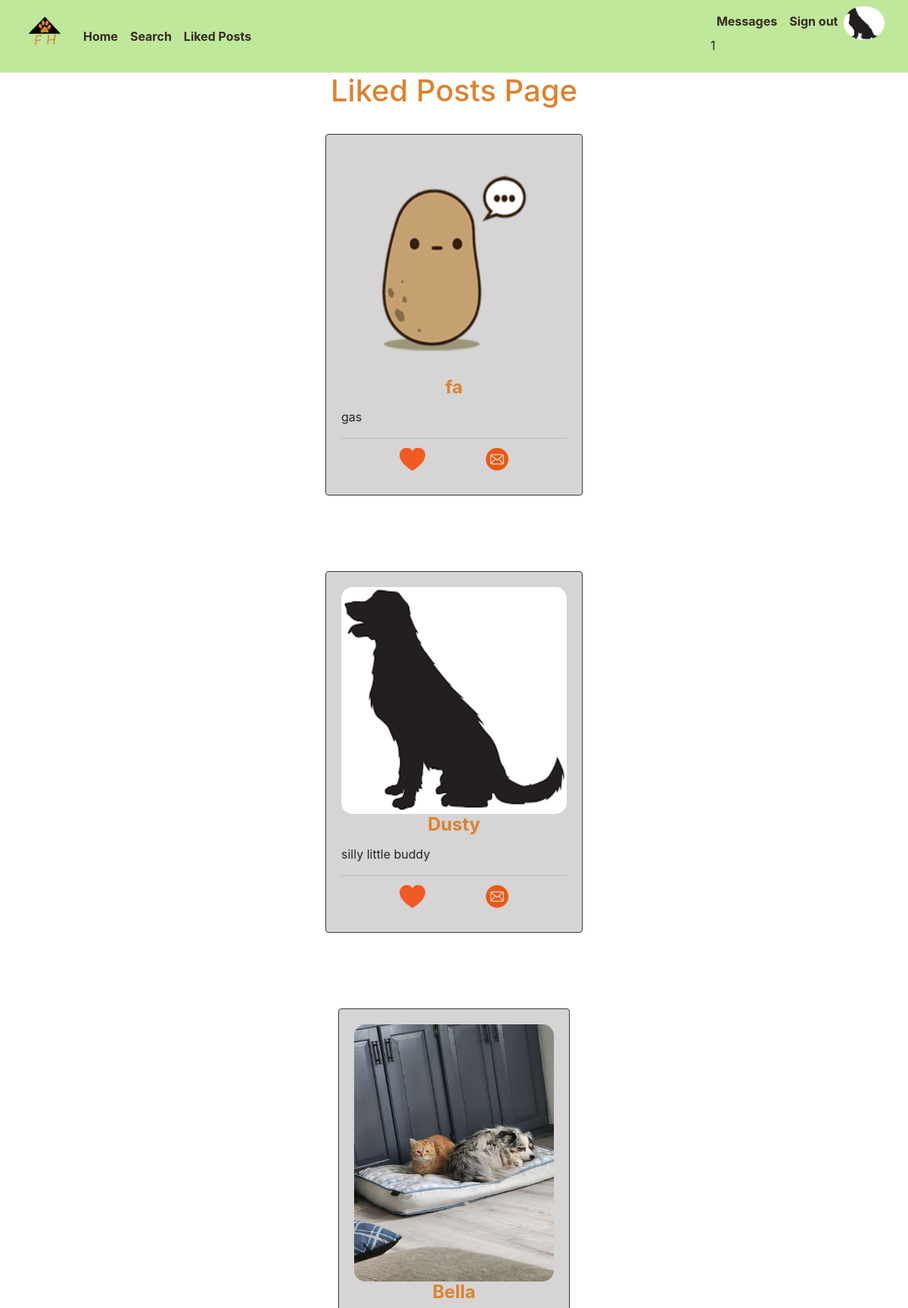
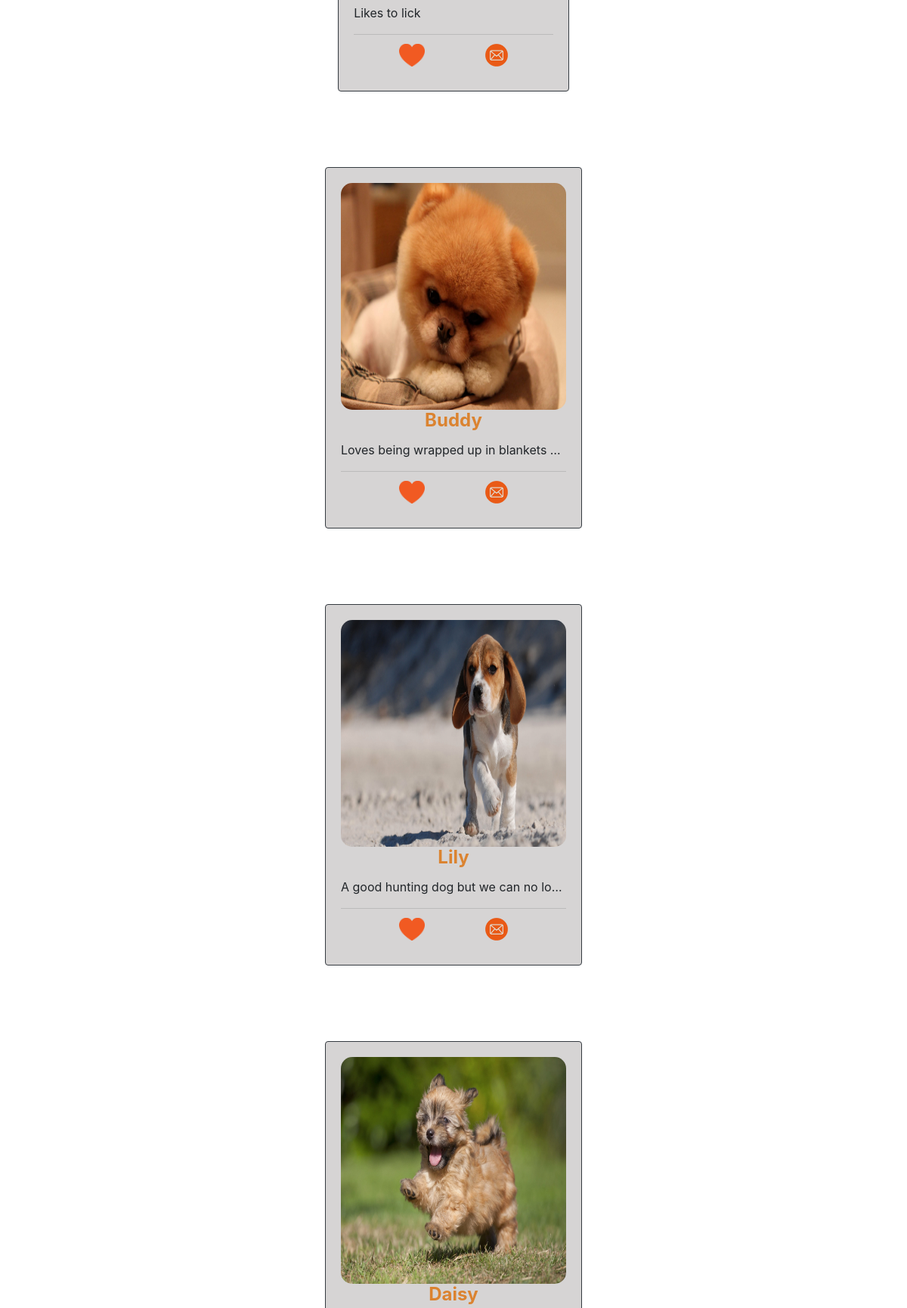
/liked_posts (signed in, upper part), run on the app's committed database (2 pictures, top to bottom).
### profile_app/models.py (models this page shows, shortened)
class Profile(AbstractBaseUser):
    userID = models.AutoField(primary_key=True)
    email = models.EmailField(verbose_name="email", unique=True, max_length = 60)
    username = models.CharField(max_length=50, unique=True)
    date_joined = models.DateTimeField(verbose_name = " Date Joined", auto_now_add=True)
    last_login = models.DateTimeField(verbose_name="Last Login", auto_now=True)
    is_admin = models.BooleanField(default=False)
    is_active = models.BooleanField(default=True)
    is_staff = models.BooleanField(default=False)
    is_superuser = models.BooleanField(default=False)
    first_name = models.CharField(max_length=50, blank=True)
    password = models.CharField(max_length=500)
    profile_picture = models.ImageField(max_length=255, upload_to=get_profile_image_filepath, null=True, blank=True, default="static/profile_app/default_pfp.png")
    location = models.CharField(max_length=30, choices=LOCATION_CHOICES, default="FARGO")
    liked_posts = models.ManyToManyField('pet_post_app.Post', blank=True)
    objects = MyAccountManager()
    USERNAME_FIELD = 'email'
    REQUIRED_FIELDS = ['username']

### pet_post_app/models.py (models this page shows)
class Post(models.Model):
    id = models.AutoField(primary_key=True)
    picture_of_dog = models.ImageField(upload_to=get_profile_image_filepath, default="default_pfp.png")
    name = models.CharField(max_length=50)
    breed = models.CharField(max_length=50)
    age = models.IntegerField()
    personality = models.CharField(max_length=40, choices= PERSONALITY_CHOICES, default="CALM")
    size = models.CharField(max_length=2, choices=SIZE_CHOICES, default="MD")
    description = models.CharField(max_length=500)
    profile_that_posted_pet = models.ForeignKey('profile_app.Profile', on_delete=models.CASCADE)
    good_with_pets = models.BooleanField()
    good_with_kids = models.BooleanField()
    problems_and_disabilities = models.CharField(max_length=500)

### pet_post_app/views.py (the view)
# urls.py: path('liked_posts', views.liked_pet_post, name='liked_posts'),
def liked_pet_post(request):
    post_list = Post.objects.order_by('id')
    post_dict = {'liked_posts': post_list}
    return render(request, 'pet_post_app/liked_pet_post.html', context=post_dict)

### pet_post_app/templates/pet_post_app/liked_pet_post.html (shortened to what this page needs)
<!DOCTYPE html>
<html lang="en">
  {%extends 'base_page.html'%} {% block content %}
  <head>
    {% load static %}
    <link rel="stylesheet" href="{% static 'css/styles.css' %}" />
  </head>
  <body>
    <h1><center>Liked Posts Page</center></h1>
    {%for post in request.user.liked_posts.all %}
    <div class="container container-fluid">
      <div class="row justify-content-center">
        <div class="card border-dark">
          <div class="card-body body-bg">
            <div class="d-flex flex-column pb-3 card-info">
              <img
                src="{{post.picture_of_dog}}"
                class="card-img-top"
                alt="A picture of {{post.name}}."
              />
              <div class="card-info">
                {% if post.id %}
                <h4 class="card-title">
                    <center><b>{{post.name}}</b></a></center>
                </h4>
                {%endif%}
                <div>
                  <p class="card-text">{{post.description}}</p>
                </div>
              </div>
            </div>
            <div class="card-footer card-info message-icon">
              <a href="#">
                <img
                  class="post-link-image"
                  src="{% static 'heart-filled.png'%}"
                  height="30"
                />
              </a>
              {% if post.profile_that_posted_pet.userID > request.user.userID %}
              <td>
                <a
                  href="{% url 'messages' id1=post.profile_that_posted_pet.userID  id2=request.user.userID%}"
                >
                  <img
                    class="post-link-image"
                    src="{% static 'orange_message_icon.png'%}"
                    height="30"
                  />
                </a>
              </td>
              {% else %}
              <td>
                <a
                  href="{% url 'messages' id1=request.user.userID id2=post.profile_that_posted_pet.userID %}"
                >
                  <img
                    class="post-link-image"
                    src="{% static 'orange_message_icon.png'%}"
                    height="30"
                  />
                </a>
              </td>
              {% endif %}
            </div>
          </div>
        </div>
      </div>
    </div>
    {%endfor%} {% endblock content %}

### templates/base_page.html (shortened to what this page needs)
<!DOCTYPE html>
{% load static %}
<html lang="en">
  <head>
    <link rel="stylesheet" href="{% static 'profile_app/css/nav.css'%}" />
    <link rel="stylesheet" href="{% static 'profile_app/css/styles.css'%}" />
    <link
      rel="stylesheet"
      href="https://cdn.jsdelivr.net/npm/bootstrap@4.3.1/dist/css/bootstrap.min.css"
    />
  </head>
  <body>
    <nav class="navbar navbar-expand-lg">
      <div class="container-fluid">
        <div class="collapse navbar-collapse" id="navbarSupportedContent">
          <a class="navbar-brand mt-2 mt-lg-0" href="#">
            <img
              src="{% static 'profile_app/logo.png'%}"
              height="55"
              alt="FureverHome Logo"
              loading="lazy"
            />
          </a>
          <ul class="navbar-nav me-auto mb-2 mb-lg-0">
            <li class="nav-item">
              <a class="nav-link" href="{% url 'index' %}">Home</a>
            </li>
            <li class="nav-item">
              <a class="nav-link" href="{% url 'search' %}">Search</a>
            </li>
            <li class="nav-item">
              <a class="nav-link" href="{% url 'liked_posts' %}">Liked Posts</a>
            </li>
          </ul>
        </div>
        {% if request.user.is_authenticated %}
        <ul class="navbar-nav me-auto mb-2 mb-lg-0">
          {%if user.userID > request.user.userID %}
          <li class="nav-item">
            <div class="notification">
              <a
                class="nav-link"
                id="notification-read"
                href="{% url 'messages' id1=user.userID id2=request.user.userID %}"
                >Messages</a
              >
              <p id="count_badge">1</p>
            </div>
          </li>
          {% else %}
          <li class="nav-item">
            <div class="notification">
              <a
                class="nav-link"
                id="notification-read"
                href="{% url 'messages' id1=request.user.userID id2=user.userID%}"
                >Messages</a
              >
              <p id="notification-read ">1</p>
            </div>
          </li>
          {% endif %}
          <li class="nav-item">
            <a class="nav-link" href="{% url 'sign_out' %}"> Sign out</a>
          </li>
          <li>
            <a href="{% url 'userprofile' userID=user.userID%}"
              ><img
                src="{{request.user.profile_picture.url}}"
                class="rounded-circle"
                height="45"
                alt="Profile Picture"
                loading="lazy"
            /></a>
          </li>
        </ul>
        {% endif %}
      </div>
    </nav>
    <div class="main">{% block content %} {% endblock content %}</div>
  </body>
</html>

### profile_app/static/profile_app/css/nav.css (style rules this page uses)
.navbar { background-color: #C0E89B; }
.navbar a { color: #362A21; size: 0.5em; font-weight: 650; }

### profile_app/static/profile_app/css/styles.css (style rules this page uses)
h1 { color: #DB8330; font-size: large; }

### pet_post_app/static/css/styles.css (style rules this page uses)
.card-footer { background-color: #d6d4d4 !important; }
.card-img-top { border-radius: 15px; }
.card { background-color: #d6d4d4 !important; align-self: center; max-width: 340px; transition: border-color 1s, box-shadow 0.5s; margin-top: 25px; margin-bottom: 75px; }
.card-img-top { max-width: 340px; height: auto; min-height: 300px; max-height: 340px; }
.message-icon { display: flex; justify-content: center; }
.post-link-image { margin-left: 40px; margin-right: 40px; }
h4 { color: #db8330; }
a { display: inline-block; color: inherit; }
p { max-height: 100px; max-width: 340px; white-space: nowrap; overflow: hidden; text-overflow: ellipsis; }

### data on the page
Profile: user.profile_picture (placeholder picture)
Post: picture_of_dog (picture), name "fa", description "gas"
Post: picture_of_dog (placeholder picture), name "Dusty", description "silly little buddy"
Post: picture_of_dog (picture), name "Bella", description "Likes to lick"
Post: picture_of_dog (picture), name "Buddy", description "Loves being wrapped up in blankets…"
Post: picture_of_dog (picture), name "Lily", description "A good hunting dog but we can no lo…"
Post: picture_of_dog (picture), name "Daisy"
